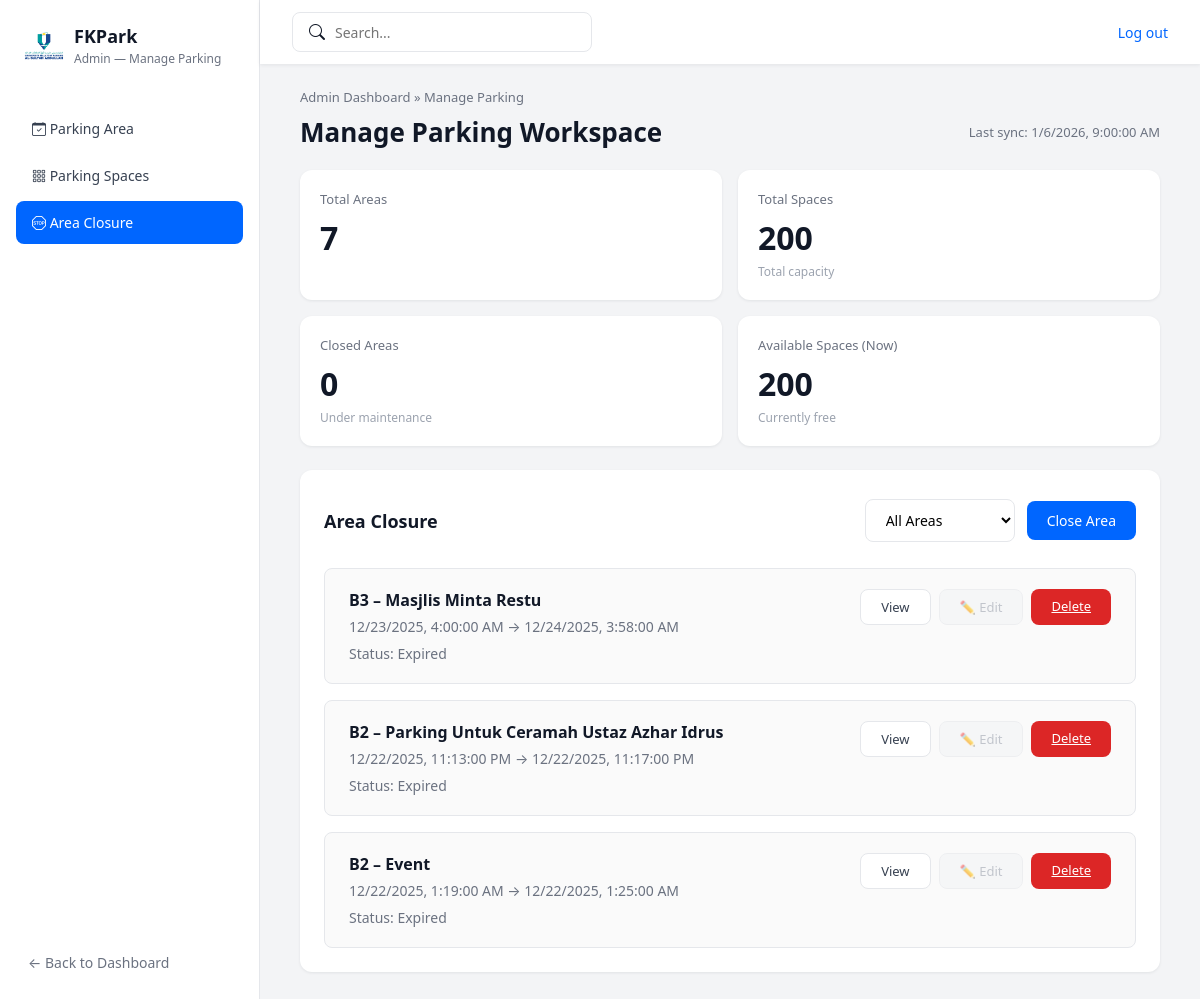
/fkpark/area_closure.php (signed in), run on the app's committed database.
### tables this page shows
CREATE TABLE `area_closure` (
  `closure_ID` int(15) NOT NULL,
  `closure_reason` varchar(255) NOT NULL,
  `closed_from` datetime NOT NULL,
  `closed_to` datetime NOT NULL,
  `admin_id` varchar(255) DEFAULT NULL,
  `area_ID` int(15) NOT NULL
);

CREATE TABLE `parking_area` (
  `Area_ID` int(15) NOT NULL,
  `area_name` varchar(100) NOT NULL,
  `admin_id` varchar(255) NOT NULL,
  `area_type` varchar(50) NOT NULL
);

### fkpark/area_closure.php (the view, shortened to what this page needs)
<?php
require 'db.php';
$res = mysqli_query($conn, "SELECT COUNT(*) AS total FROM parking_area");
$totalAreas = mysqli_fetch_assoc($res)['total'] ?? 0;
$res = mysqli_query($conn, "SELECT COUNT(*) AS total FROM parking_space");
$totalSpaces = mysqli_fetch_assoc($res)['total'] ?? 0;
$res = mysqli_query($conn, "
    SELECT COUNT(DISTINCT area_ID) AS total
    FROM area_closure
    WHERE closed_from <= NOW()
    AND (closed_to IS NULL OR closed_to >= NOW())
");
$closedAreas = mysqli_fetch_assoc($res)['total'] ?? 0;
$res = mysqli_query($conn, "
    SELECT COUNT(*) AS total
    FROM parking_space ps
    WHERE ps.status = 'Available'
    AND NOT EXISTS (
        SELECT 1 FROM booking b
        WHERE b.space_id = ps.space_id
        AND b.date = CURDATE()
        AND b.status != 'Cancelled'
    )
    AND NOT EXISTS (
        SELECT 1 FROM area_closure ac
        WHERE ac.area_ID = ps.area_ID
        AND ac.closed_from <= NOW()
        AND (ac.closed_to IS NULL OR ac.closed_to >= NOW())
    )
");
$availableSpaces = mysqli_fetch_assoc($res)['total'] ?? 0;
$closures = [];
$sql = "
    SELECT
        ac.closure_ID,
        ac.area_ID,
        pa.area_name,
        ac.closure_reason,
        ac.closed_from,
        ac.closed_to,
        CASE
            WHEN ac.closed_from <= NOW()
            AND (ac.closed_to IS NULL OR ac.closed_to >= NOW())
            THEN 'Active'
            WHEN ac.closed_from > NOW()
            THEN 'Scheduled'
            ELSE 'Expired'
        END AS status
    FROM area_closure ac
    JOIN parking_area pa ON pa.Area_ID = ac.area_ID
    ORDER BY ac.closed_from DESC
";
$result = mysqli_query($conn, $sql);
if ($result) {
    while ($row = mysqli_fetch_assoc($result)) {
        $closures[] = $row;
    }
}
?>
<!DOCTYPE html>
<html lang="en">
<head>
    <link rel="stylesheet" href="https://cdn.jsdelivr.net/npm/bootstrap-icons@1.11.3/font/bootstrap-icons.min.css">
</head>
<body>
<div class="layout">
    <aside class="sidebar">
        <div class="sidebar-header">
            <div class="sidebar-logo">
                <img src="images/logo.png" alt="FKPark Logo">
            </div>
            <div>
                <div class="sidebar-title">FKPark</div>
                <div class="sidebar-subtitle">Admin — Manage Parking</div>
            </div>
        </div>
        <nav class="nav">
    <a href="parking_area.php" class="nav-link <?php echo (basename($_SERVER['PHP_SELF']) == 'parking_area.php') ? 'active' : ''; ?>">
        <i class="bi bi-calendar-check"></i> Parking Area
    </a>
    <a href="parking_space_list.php" class="nav-link <?php echo (basename($_SERVER['PHP_SELF']) == 'parking_space_list.php' || basename($_SERVER['PHP_SELF']) == 'parking_space.php') ? 'active' : ''; ?>">
        <i class="bi bi-grid-3x3-gap"></i> Parking Spaces
    </a>
    <a href="area_closure.php" class="nav-link <?php echo (basename($_SERVER['PHP_SELF']) == 'area_closure.php') ? 'active' : ''; ?>">
        <i class="bi bi-sign-stop"></i> Area Closure
    </a>
</nav>
        <div class="sidebar-footer">
            <a href="dashboard_admin.php" class="back-link">
                ← Back to Dashboard
            </a>
        </div>
    </aside>
    <div class="main">
        <header class="topbar">
            <div class="search-box">
    <i class="bi bi-search"></i>
    <input type="text" placeholder="Search..." id="searchInput">
</div>
            <a href="logout.php" class="sign-out-link">Log out</a>
        </header>
        <main class="content">
            <div class="breadcrumb">
                Admin Dashboard » Manage Parking
            </div>
            <div class="page-header">
                <h1 class="page-title">Manage Parking Workspace</h1>
                <div class="sync-info">
                    Last sync: <?php echo date('n/j/Y, g:i:s A'); ?>
                </div>
            </div>
            <div class="stats-row">
                <div class="stat-card">
                    <div class="stat-label">Total Areas</div>
                    <div class="stat-value"><?php echo $totalAreas; ?></div>
                </div>
                <div class="stat-card">
                    <div class="stat-label">Total Spaces</div>
                    <div class="stat-value"><?php echo $totalSpaces; ?></div>
                    <div class="stat-sublabel">Total capacity</div>
                </div>
                <div class="stat-card">
                    <div class="stat-label">Closed Areas</div>
                    <div class="stat-value"><?php echo $closedAreas; ?></div>
                    <div class="stat-sublabel">Under maintenance</div>
                </div>
                <div class="stat-card">
                    <div class="stat-label">Available Spaces (Now)</div>
                    <div class="stat-value"><?php echo $availableSpaces; ?></div>
                    <div class="stat-sublabel">Currently free</div>
                </div>
            </div>
            <div class="closure-section">
                <div class="section-header">
                    <h2 class="section-title">Area Closure</h2>
                    <div class="section-controls">
    <select class="filter-select" id="areaFilter" onchange="filterByArea()">
        <option value="all">All Areas</option>
    </select>
    <button class="btn-add" onclick="openModal()">Close Area</button>
</div>
                </div>
                <div class="closure-list">
                    <?php if (empty($closures)): ?>
                        <div class="empty-state">
                            <p>No closures found.</p>
                        </div>
                    <?php else: ?>
                        <?php foreach ($closures as $c): ?>
                            <div class="closure-card">
                                <div class="closure-header">
                                    <div class="closure-info">
                                        <div class="closure-title">
                                            <?php echo htmlspecialchars($c['area_name']); ?> – <?php echo htmlspecialchars($c['closure_reason']); ?>
                                        </div>
                                        <div class="closure-dates">
                                            <?php echo date('n/j/Y, g:i:s A', strtotime($c['closed_from'])); ?>
                                            →
                                            <?php echo $c['closed_to'] ? date('n/j/Y, g:i:s A', strtotime($c['closed_to'])) : 'Open-ended'; ?>
                                        </div>
                                        <div class="closure-status-line">
                                            <span>Status: <?php echo $c['status']; ?></span>
                                        </div>
                                    </div>
                                    <div class="closure-actions">
                                        <button class="btn-view" onclick='viewClosure(<?php echo json_encode($c); ?>)'>View</button>
                                        <?php if ($c['status'] === 'Active'): ?>
                                            <button class="btn-edit" onclick='editClosure(<?php echo json_encode($c); ?>)'>✏️ Edit</button>
                                            <a href="area_closure.php?cancel_closure=<?php echo $c['closure_ID']; ?>"
                                               class="btn-cancel"
                                               onclick="return confirm('Cancel this area closure? The area will be reopened immediately.')">Cancel</a>
                                        <?php elseif ($c['status'] === 'Expired'): ?>
                                            <button class="btn-edit" disabled>✏️ Edit</button>
                                            <a href="area_closure.php?delete_closure=<?php echo $c['closure_ID']; ?>"
                                               class="btn-delete"
                                               onclick="return confirm('Delete this closure record?')">Delete</a>
                                        <?php endif; ?>
                                    </div>
                                </div>
                            </div>
                        <?php endforeach; ?>
                    <?php endif; ?>
                </div>
            </div>
        </main>
    </div>
</body>
</html>

### data on the page
area_closure: area_ID.area_name "B3", closure_reason "Masjlis Minta Restu", closed_from "12/23/2025, 4:00:00 AM", closed_to "12/24/2025, 3:58:00 AM", status "Expired"
area_closure: area_ID.area_name "B2", closure_reason "Parking Untuk Ceramah Ustaz Azhar Idrus", closed_from "12/22/2025, 11:13:00 PM", closed_to "12/22/2025, 11:17:00 PM", status "Expired"
area_closure: area_ID.area_name "B2", closure_reason "Event", closed_from "12/22/2025, 1:19:00 AM", closed_to "12/22/2025, 1:25:00 AM", status "Expired"

### other printed values
$totalAreas "7"
$totalSpaces "200"
$closedAreas "0"
$availableSpaces "200"
